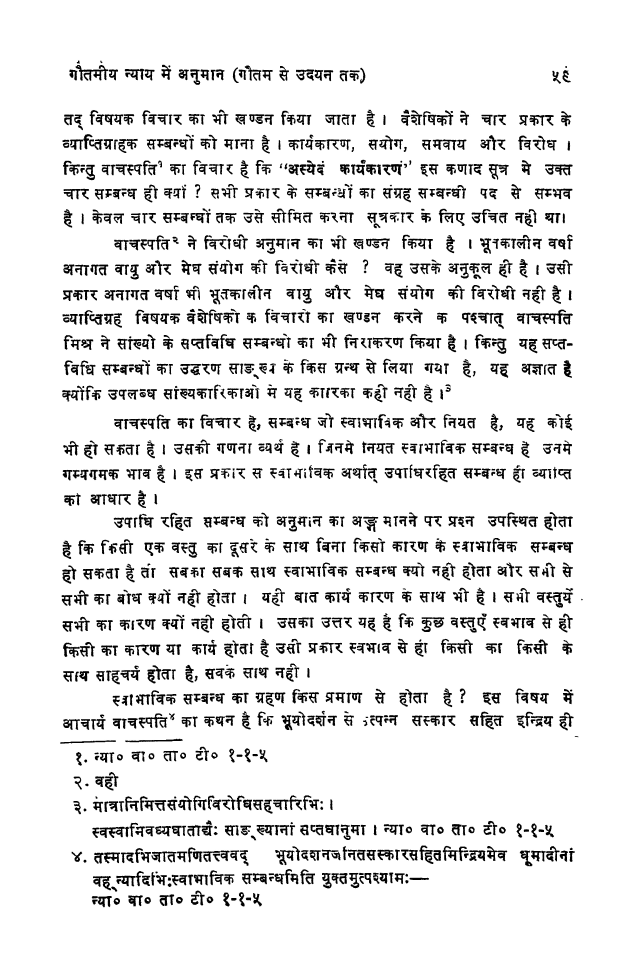
#> input picture sample.jpg, 3182 x 4831 px (shown at 1/5 size)
$ python -i findBestAngle.py   (imports and definitions only)
#> lines starting #> are read from the running program, lines starting #| are printed output that depends on the picture; after the words box and inside, x2 and y2 are one past the last pixel; in counts of white or black regions, pixels touching at a corner belong together
import time
import pprint
from shapely.geometry import box
from shapely.affinity import rotate
import cv2
from PIL import Image
import os
from subprocess import Popen, PIPE, DEVNULL
import sys
import locale
# [1 line not run here, left out]
from tesserocr import PyTessBaseAPI, RIL
import numpy as np
import random
from scipy.ndimage import interpolation as inter
import matplotlib.pyplot as plt


n = 10

def readImage(fl):
    img = Image.open(fl)
    return img

# [157 lines left out: functions rotateImage, getLineBoxes, getEval, getScore, findBestAngle, findBestAngleBin and 2 more, not called in this run]
def removeExt(fl):
    ind = fl.find(".")
    return fl[0:ind]


# [100 lines left out: functions rotateImages, evaluate, getFig, getBoxes, not called in this run]

def getIou(fig1, fig2):
    return fig1.intersection(fig2).area/fig1.union(fig2).area

# [89 lines left out: functions runScript, removeSkewFold, produceOuput, mergeAngleFiles, not called in this run]

def findAngleMinArea(img_fl):
#> called with img_fl = 'sample.jpg'
    image = cv2.imread(img_fl)
#> image is the input picture: shape (4831, 3182, 3); min 0, max 255, mean 231.4
    gray = cv2.cvtColor(image, cv2.COLOR_BGR2GRAY)
    gray = cv2.bitwise_not(gray)
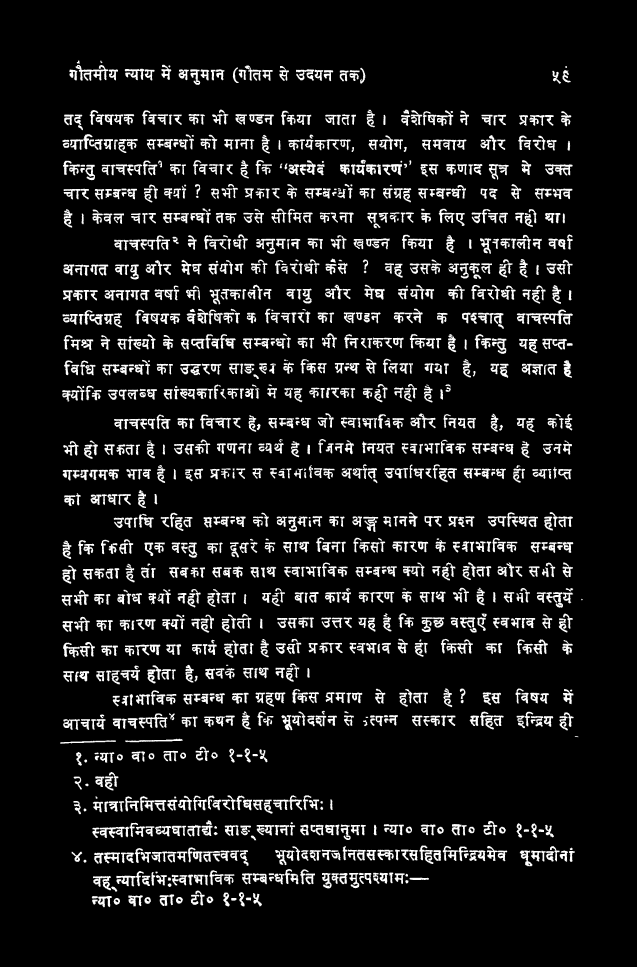
#> gray: shape (4831, 3182) (shown at 1/5 size); min 0, max 255, mean 23.6

    thresh = cv2.threshold(gray, 0, 255, cv2.THRESH_BINARY | cv2.THRESH_OTSU)[1]
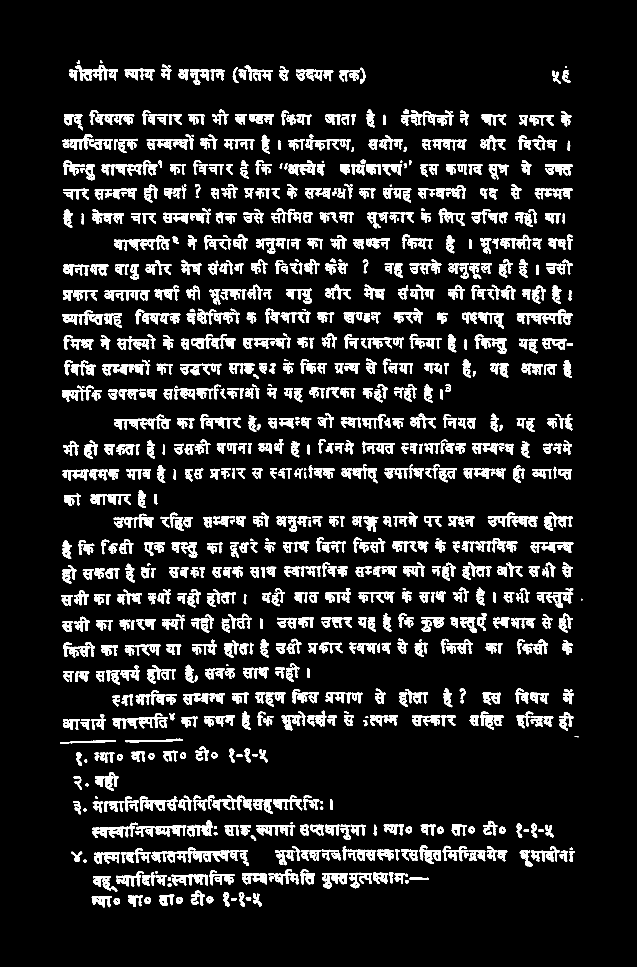
#> thresh: shape (4831, 3182) (shown at 1/5 size); 9.2% white; 1382 white regions, largest, box (x1, y1, x2, y2) and area: (2630, 1548, 2830, 1621) 5067, (377, 325, 541, 404) 4673, (498, 4134, 645, 4190) 4004

    coords = np.column_stack(np.where(thresh > 0))
#> coords = 1421395 pairs, first value 303 to 4535, second value 302 to 2914
    angle = cv2.minAreaRect(coords)[-1]
#> angle = -0.19

    if angle < -45:
        angle = - (90 + angle)
    else:
        angle + -angle

    return angle

# [86 lines left out: functions findAngleMinAreaAll, find_score, findAngleHist, findAngleHistAll, not called in this run]
                #log_fl = open(log_fl_path, "a+")
                #log_fl.write("{fl}\t{a}\n".format(fl = f, a = angle))
                #log_fl.close()


# [3 lines not run here, left out]

>>> result = findAngleMinArea('sample.jpg')
#> result = -0.19
